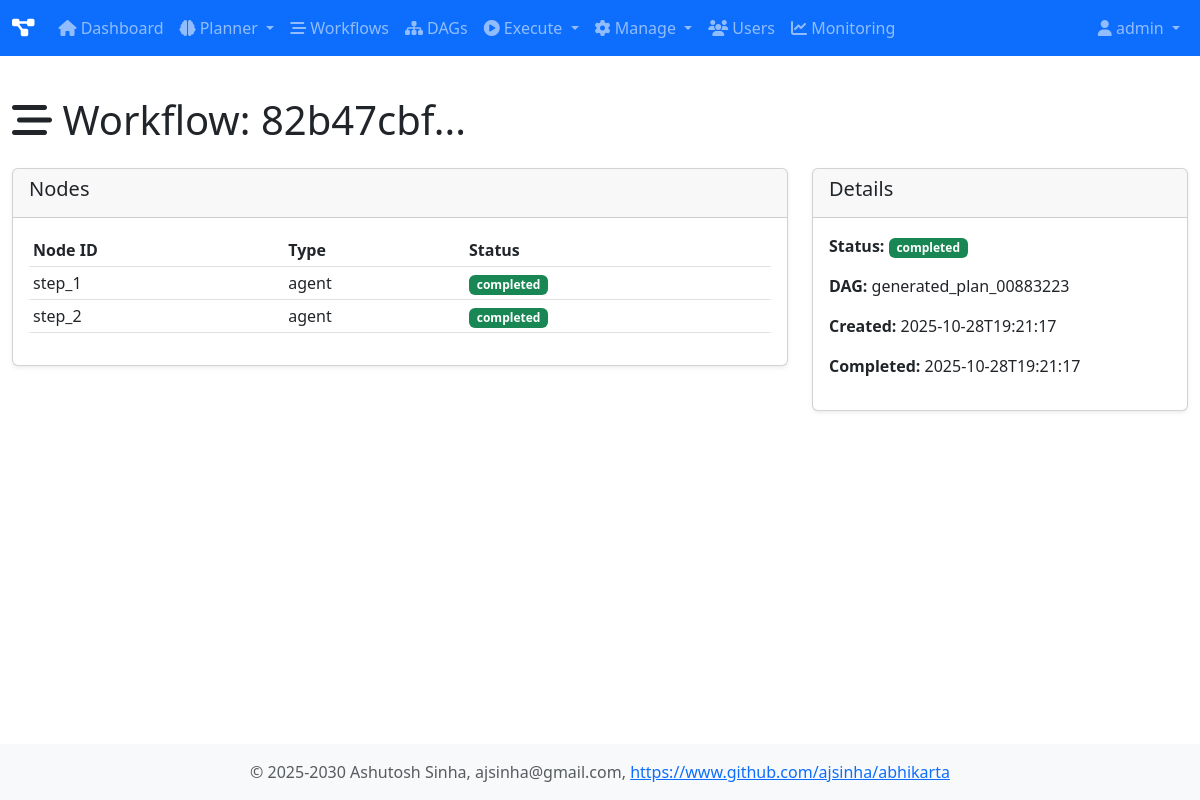
The app's page /workflow/82b47cbf-e300-4fe0-9214-f1cabe68485a (signed in) with its own data.
### tables this page shows
CREATE TABLE workflows (
                workflow_id TEXT PRIMARY KEY,
                dag_id TEXT NOT NULL,
                session_id TEXT,
                name TEXT,
                description TEXT,
                status TEXT DEFAULT 'pending',
                created_at TEXT DEFAULT CURRENT_TIMESTAMP,
                started_at TEXT,
                completed_at TEXT,
                created_by TEXT,
                graph_json TEXT,
                result TEXT,
                error TEXT
            );

CREATE TABLE workflow_nodes (
                id INTEGER PRIMARY KEY AUTOINCREMENT,
                workflow_id TEXT NOT NULL,
                node_id TEXT NOT NULL,
                node_type TEXT,
                agent_id TEXT,
                status TEXT DEFAULT 'pending',
                started_at TEXT,
                completed_at TEXT,
                result TEXT,
                error TEXT,
                config TEXT,
                UNIQUE(workflow_id, node_id)
            );

### web/app1.py (the view)
@app.route('/workflow/<workflow_id>')
@login_required
def workflow_detail(workflow_id):
    user = user_registry.get_user(session['user_id'])
    status = orchestrator.get_workflow_status(workflow_id)
    if not status:
        flash('Workflow not found', 'danger')
        return redirect(url_for('workflows'))
    db = get_db()
    events = db.fetchall(
        "SELECT * FROM workflow_events WHERE workflow_id = ? ORDER BY created_at DESC",
        (workflow_id,)
    )
    hitl_requests = db.fetchall(
        "SELECT * FROM hitl_requests WHERE workflow_id = ?",
        (workflow_id,)
    )
    return render_template('workflow_detail.html',
                         user=user,
                         workflow=status['workflow'],
                         nodes=status['nodes'],
                         events=events,
                         hitl_requests=hitl_requests)

### core/user_registry.py (called while the page is built)
    def is_admin(self) -> bool:
        return self.role == 'admin'

    def get_user(self, user_id: str) -> Optional[User]:
        return self._users.get(user_id)

### db/database.py (called while the page is built)
def get_db() -> Database:
    global _db_instance
    if _db_instance is None:
        _db_instance = Database(db_type='sqlite', db_path='/home/ashutosh/PycharmProjects/abhikarta/data/abhikarta.db')
        _db_instance.initialize_schema()
    return _db_instance

    @contextmanager
    def get_connection(self):
        conn = None
        try:
            if self.db_type == 'sqlite':
                conn = sqlite3.connect(self.db_path)
                conn.row_factory = sqlite3.Row
            elif self.db_type == 'postgresql':
                import psycopg2
                import psycopg2.extras
                conn = psycopg2.connect(**self.pg_params)
                conn.cursor_factory = psycopg2.extras.RealDictCursor
            yield conn
            conn.commit()
        except Exception as e:
            if conn:
                conn.rollback()
            raise e
        finally:
            if conn:
                conn.close()

    def fetchone(self, query: str, params: Tuple = ()) -> Optional[Dict[str, Any]]:
        with self.get_connection() as conn:
            cursor = conn.cursor()
            cursor.execute(query, params)
            row = cursor.fetchone()
            return dict(row) if row else None

    def fetchall(self, query: str, params: Tuple = ()) -> List[Dict[str, Any]]:
        with self.get_connection() as conn:
            cursor = conn.cursor()
            cursor.execute(query, params)
            rows = cursor.fetchall()
            return [dict(row) for row in rows]

### web/app1.py (called while the page is built)
def login_required(f):
    @wraps(f)
    def decorated_function(*args, **kwargs):
        if 'user_id' not in session:
            return redirect(url_for('login'))
        return f(*args, **kwargs)
    return decorated_function

### workflows/dag/orchestrator.py (called while the page is built)
    def get_workflow_status(self, workflow_id: str) -> Optional[Dict[str, Any]]:
        workflow = self.db.fetchone(
            "SELECT * FROM workflows WHERE workflow_id = ?",
            (workflow_id,)
        )
        if not workflow:
            return None
        nodes = self.db.fetchall(
            "SELECT * FROM workflow_nodes WHERE workflow_id = ?",
            (workflow_id,)
        )
        return {
            'workflow': workflow,
            'nodes': nodes
        }

### web/templates/workflow_detail.html (shortened to what this page needs)
{% extends "base.html" %}
{% block content %}
<h1><i class="fas fa-stream"></i> Workflow: {{ workflow.workflow_id[:8] }}...</h1>
<div class="row mt-4">
    <div class="col-md-8">
        <div class="card">
            <div class="card-header"><h5>Nodes</h5></div>
            <div class="card-body">
                <div class="table-responsive">
                    <table class="table table-sm">
                        <thead>
                            <tr><th>Node ID</th><th>Type</th><th>Status</th></tr>
                        </thead>
                        <tbody>
                            {% for node in nodes %}
                            <tr>
                                <td>{{ node.node_id }}</td>
                                <td>{{ node.node_type }}</td>
                                <td><span class="badge bg-{{ 'success' if node.status == 'completed' else 'info' if node.status == 'running' else 'secondary' }}">{{ node.status }}</span></td>
                            </tr>
                            {% endfor %}
                        </tbody>
                    </table>
                </div>
            </div>
        </div>
    </div>
    <div class="col-md-4">
        <div class="card">
            <div class="card-header"><h5>Details</h5></div>
            <div class="card-body">
                <p><strong>Status:</strong> <span class="badge bg-{{ 'success' if workflow.status == 'completed' else 'info' if workflow.status == 'running' else 'danger' }}">{{ workflow.status }}</span></p>
                <p><strong>DAG:</strong> {{ workflow.dag_id }}</p>
                <p><strong>Created:</strong> {{ workflow.created_at[:19] }}</p>
                {% if workflow.completed_at %}
                <p><strong>Completed:</strong> {{ workflow.completed_at[:19] }}</p>
                {% endif %}
            </div>
        </div>
    </div>
</div>
{% endblock %}

### web/templates/base.html (shortened to what this page needs)
<!DOCTYPE html>
<html lang="en">
<head>
    <link href="https://cdn.jsdelivr.net/npm/bootstrap@5.3.0/dist/css/bootstrap.min.css" rel="stylesheet">
    <link rel="stylesheet" href="https://cdnjs.cloudflare.com/ajax/libs/font-awesome/6.4.0/css/all.min.css">
    <link href="{{ url_for('static', filename='css/style.css') }}" rel="stylesheet">
</head>
<body>
    {% if user %}
    <nav class="navbar navbar-expand-lg navbar-dark bg-primary">
        <div class="container-fluid">
            <a class="navbar-brand" href="{{ url_for('dashboard') }}">
                <i class="fas fa-project-diagram"></i> {{ system_name }}
            </a>
            <div class="collapse navbar-collapse" id="navbarNav">
                <ul class="navbar-nav me-auto">
                    <li class="nav-item">
                        <a class="nav-link" href="{{ url_for('dashboard') }}">
                            <i class="fas fa-home"></i> Dashboard
                        </a>
                    </li>
                    <li class="nav-item dropdown">
                        <a class="nav-link dropdown-toggle" href="#" id="plannerDropdown" role="button" data-bs-toggle="dropdown">
                            <i class="fas fa-brain"></i> Planner
                        </a>
                    </li>
                    <li class="nav-item">
                        <a class="nav-link" href="{{ url_for('workflows') }}">
                            <i class="fas fa-stream"></i> Workflows
                        </a>
                    </li>
                    <li class="nav-item">
                        <a class="nav-link" href="{{ url_for('dags') }}">
                            <i class="fas fa-sitemap"></i> DAGs
                        </a>
                    </li>
                    <li class="nav-item dropdown">
                        <a class="nav-link dropdown-toggle" href="#" id="executeDropdown" role="button" data-bs-toggle="dropdown">
                            <i class="fas fa-play-circle"></i> Execute
                        </a>
                    </li>
                    <li class="nav-item dropdown">
                        <a class="nav-link dropdown-toggle" href="#" id="manageDropdown" role="button" data-bs-toggle="dropdown">
                            <i class="fas fa-cog"></i> Manage
                        </a>
                    </li>
                    {% if user.is_admin() %}
                    <li class="nav-item">
                        <a class="nav-link" href="{{ url_for('users') }}">
                            <i class="fas fa-users"></i> Users
                        </a>
                    </li>
                    <li class="nav-item">
                        <a class="nav-link" href="{{ url_for('monitoring_dashboard') }}">
                            <i class="fas fa-chart-line"></i> Monitoring
                        </a>
                    </li>
                    {% endif %}
                </ul>
                <ul class="navbar-nav">
                    <li class="nav-item dropdown">
                        <a class="nav-link dropdown-toggle" href="#" id="userDropdown" role="button" data-bs-toggle="dropdown">
                            <i class="fas fa-user"></i> {{ user.username }}
                        </a>
                    </li>
                </ul>
            </div>
        </div>
    </nav>
    {% endif %}
    <main class="container-fluid py-4">
        {% block content %}{% endblock %}
    </main>
    <footer class="footer mt-auto py-3 bg-light">
        <div class="container text-center">
            <span class="text-muted">© 2025-2030 Ashutosh Sinha, ajsinha@gmail.com,
                <a href="https://www.github.com/ajsinha/abhikarta" target="_blank">https://www.github.com/ajsinha/abhikarta</a>
            </span>
        </div>
    </footer>
</body>
</html>

### web/static/css/style.css (style rules this page uses)
body { min-height: 100vh; display: flex; flex-direction: column; }
main { flex: 1; }
.footer { margin-top: auto; }
.card { margin-bottom: 1.5rem; box-shadow: 0 0.125rem 0.25rem rgba(0,0,0,.075); }
.navbar-brand { font-weight: bold; }

### records on screen
workflows: username "admin", status "completed", dag_id "generated_plan_00883223", created_at "2025-10-28T19:21:17", completed_at "2025-10-28T19:21:17"
workflow_nodes: node_id "step_1", node_type "agent", status "completed"
workflow_nodes: node_id "step_2", node_type "agent", status "completed"

### other values on screen
{{ workflow.workflow_id[:8] }} "82b47cbf"
